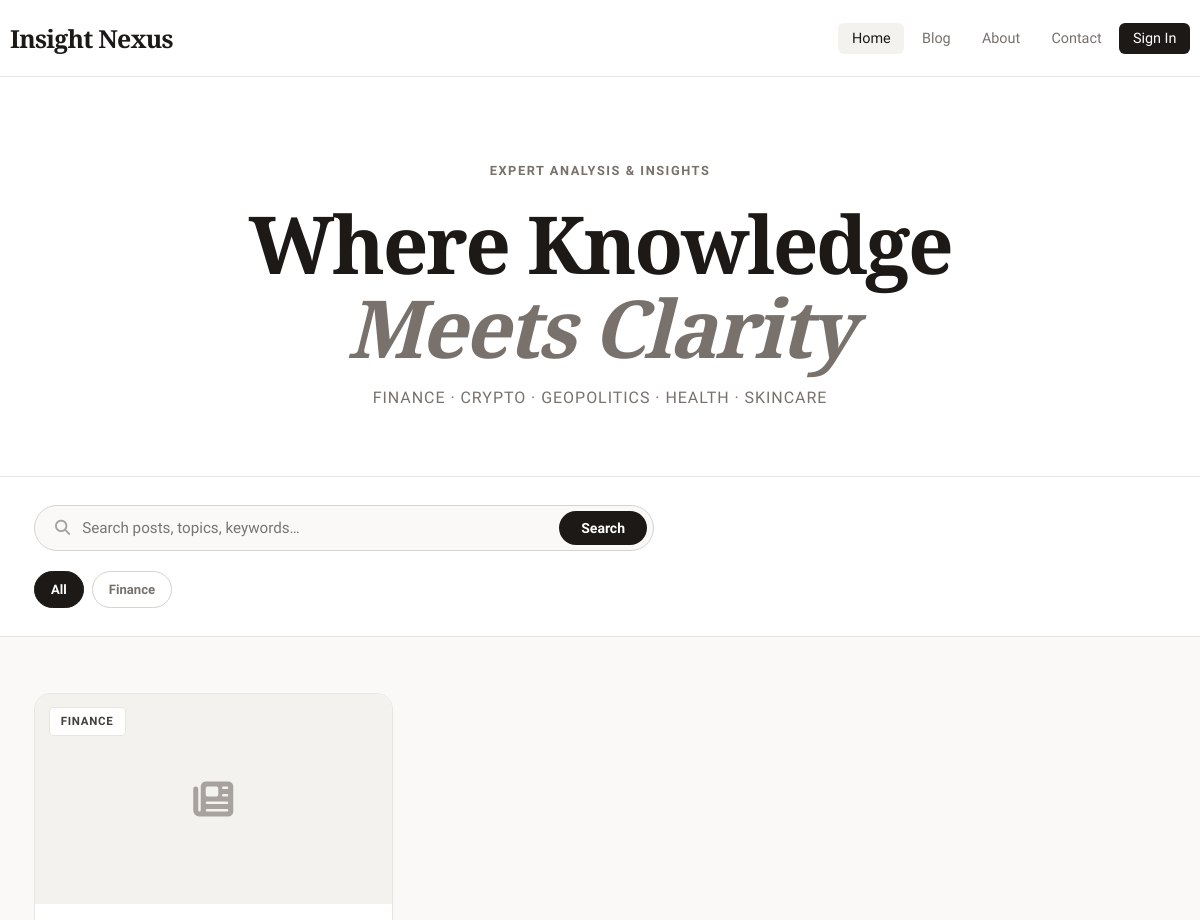
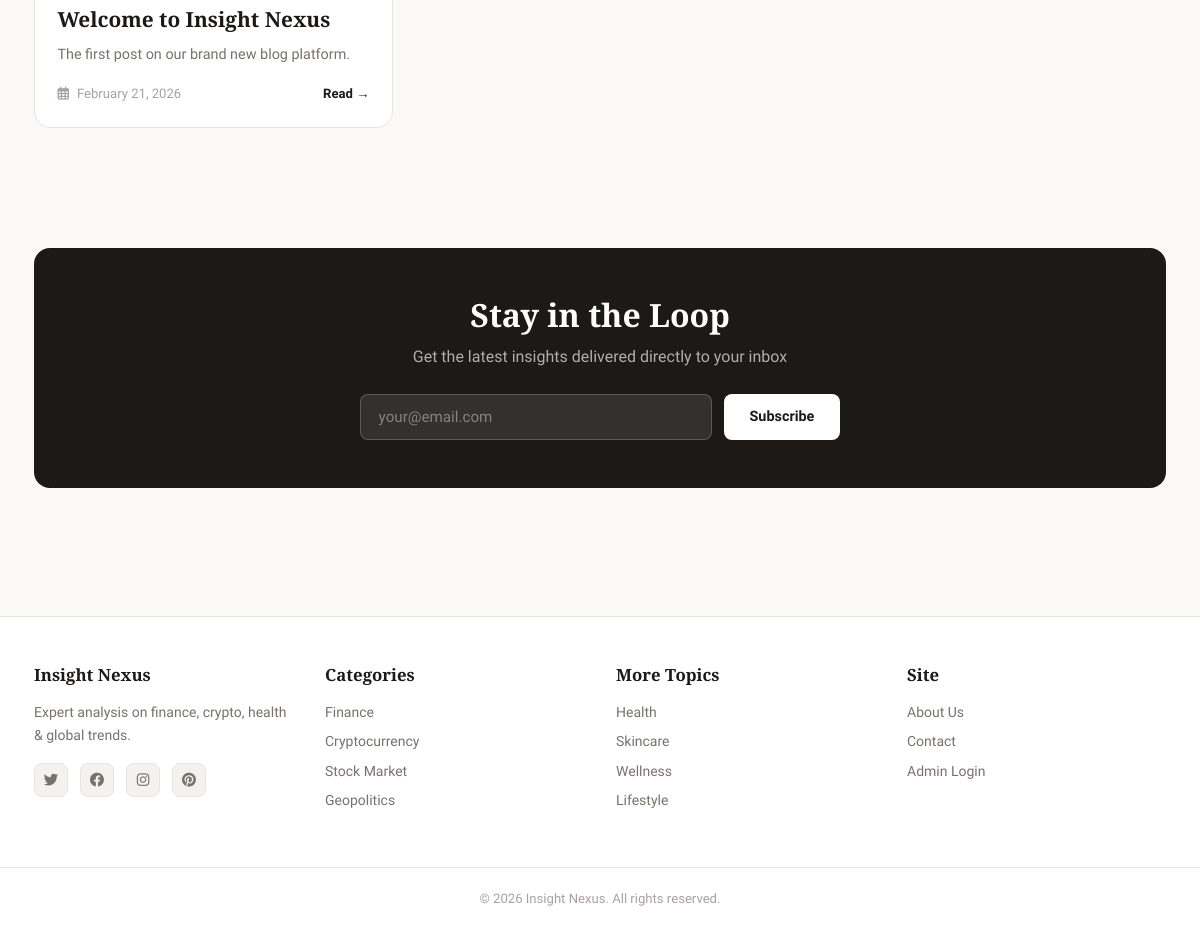
The page / on the database its author committed (2 pictures, top to bottom).
### tables this page shows
CREATE TABLE posts (
                id        INTEGER PRIMARY KEY AUTOINCREMENT,
                title     TEXT    NOT NULL,
                category  TEXT    NOT NULL,
                excerpt   TEXT    NOT NULL,
                content   TEXT    NOT NULL,
                image_url TEXT,
                author    TEXT    DEFAULT 'Insight Nexus',
                created   TEXT    NOT NULL
            );

### app.py (the view)
@app.route('/')
def home():
    q    = request.args.get('q', '').strip()
    cat  = request.args.get('category', 'All')
    db   = get_db()
    query = 'SELECT * FROM posts WHERE 1=1'
    params = []
    if q:
        query  += ' AND (title LIKE ? OR excerpt LIKE ? OR content LIKE ?)'
        params += [f'%{q}%', f'%{q}%', f'%{q}%']
    if cat and cat != 'All':
        query  += ' AND category = ?'
        params.append(cat)
    query += ' ORDER BY id DESC'
    posts = db.execute(query, params).fetchall()
    categories = ['All'] + [r['category'] for r in
                  db.execute('SELECT DISTINCT category FROM posts ORDER BY category').fetchall()]
    db.close()
    return render_template('home.html', posts=posts, categories=categories,
                           q=q, selected_cat=cat)

### app.py (called while the page is built)
def get_db():
    conn = sqlite3.connect(DB_PATH)
    conn.row_factory = sqlite3.Row
    return conn

### templates/home.html (shortened to what this page needs)
{% extends 'base.html' %}
{% block content %}
<section class="hero">
  <div class="container">
    <p class="hero-tag">Expert Analysis &amp; Insights</p>
    <h1 class="hero-title">Where Knowledge<br><em>Meets Clarity</em></h1>
    <p class="hero-sub">Finance · Crypto · Geopolitics · Health · Skincare</p>
  </div>
</section>
<section class="search-section">
  <div class="container">
    <form method="GET" action="{{ url_for('home') }}" class="search-form">
      <div class="search-box">
        <i class="fas fa-search search-icon"></i>
        <input type="text" name="q" placeholder="Search posts, topics, keywords…" value="{{ q }}"/>
        <button type="submit">Search</button>
      </div>
    </form>
    <div class="category-pills">
      {% for cat in categories %}
        <a href="{{ url_for('home') }}?category={{ cat }}{% if q %}&q={{ q }}{% endif %}"
           class="pill {% if selected_cat == cat %}active{% endif %}">{{ cat }}</a>
      {% endfor %}
    </div>
  </div>
</section>
<section class="blog-section">
  <div class="container">
    {% if posts %}
      <div class="blog-grid">
        {% for post in posts %}
          <article class="blog-card" style="animation-delay: {{ loop.index0 * 0.08 }}s">
            <a href="{{ url_for('post', post_id=post['id']) }}" class="card-image-wrap">
              {% if post['image_url'] %}
                <img src="{{ post['image_url'] }}" alt="{{ post['title'] }}" class="card-img"/>
              {% else %}
                <div class="card-img-placeholder"><i class="fas fa-newspaper"></i></div>
              {% endif %}
              <span class="card-category">{{ post['category'] }}</span>
            </a>
            <div class="card-body">
              <h2 class="card-title">
                <a href="{{ url_for('post', post_id=post['id']) }}">{{ post['title'] }}</a>
              </h2>
              <p class="card-excerpt">{{ post['excerpt'] }}</p>
              <div class="card-meta">
                <span><i class="far fa-calendar-alt"></i> {{ post['created'] }}</span>
                <a href="{{ url_for('post', post_id=post['id']) }}" class="read-more">Read →</a>
              </div>
            </div>
          </article>
        {% endfor %}
      </div>
    {% else %}
      <div class="empty-state">
        <i class="fas fa-search"></i>
        <p>No posts found. Try a different keyword.</p>
      </div>
    {% endif %}
  </div>
</section>
<section class="newsletter-section">
  <div class="container">
    <div class="newsletter-box">
      <h3>Stay in the Loop</h3>
      <p>Get the latest insights delivered directly to your inbox</p>
      <form class="newsletter-form" onsubmit="handleNewsletter(event)">
        <input type="email" placeholder="your@email.com" required/>
        <button type="submit">Subscribe</button>
      </form>
    </div>
  </div>
</section>
{% endblock %}

### templates/base.html (shortened to what this page needs)
<!DOCTYPE html>
<html lang="en">
<head>
  <link rel="stylesheet" href="https://cdnjs.cloudflare.com/ajax/libs/font-awesome/6.4.0/css/all.min.css"/>
  <link rel="stylesheet" href="{{ url_for('static', filename='css/style.css') }}"/>
</head>
<body>
<header class="header">
  <div class="container header-inner">
    <a href="{{ url_for('home') }}" class="logo">
      <span class="logo-text">Insight Nexus</span>
    </a>
    <nav>
      <ul class="nav-links">
        <li><a href="{{ url_for('home') }}"    class="{% if request.endpoint=='home'    %}active{% endif %}">Home</a></li>
        <li><a href="{{ url_for('blog') }}"    class="{% if request.endpoint=='blog'    %}active{% endif %}">Blog</a></li>
        <li><a href="{{ url_for('about') }}"   class="{% if request.endpoint=='about'   %}active{% endif %}">About</a></li>
        <li><a href="{{ url_for('contact') }}" class="{% if request.endpoint=='contact' %}active{% endif %}">Contact</a></li>
        {% if session.get('admin') %}
          <li><a href="{{ url_for('admin') }}" class="nav-admin">Admin</a></li>
          <li><a href="{{ url_for('signout') }}" class="nav-admin">Sign Out</a></li>
        {% else %}
          <li><a href="{{ url_for('signin') }}" class="nav-signin">Sign In</a></li>
        {% endif %}
      </ul>
    </nav>
  </div>
</header>
<main>
  {% block content %}{% endblock %}
</main>
<footer class="footer">
  <div class="container footer-inner">
    <div class="footer-col">
      <h4>Insight Nexus</h4>
      <p>Expert analysis on finance, crypto, health &amp; global trends.</p>
      <div class="social-links">
        <a href="https://x.com/the_finance_uni" target="_blank"><i class="fab fa-twitter"></i></a>
        <a href="https://www.facebook.com/aiden.ryan1" target="_blank"><i class="fab fa-facebook"></i></a>
        <a href="https://www.instagram.com/the_finance_universe/" target="_blank"><i class="fab fa-instagram"></i></a>
        <a href="https://in.pinterest.com/OrbitOasis1/" target="_blank"><i class="fab fa-pinterest"></i></a>
      </div>
    </div>
    <div class="footer-col">
      <h4>Categories</h4>
      <a href="{{ url_for('blog') }}?category=Finance">Finance</a>
      <a href="{{ url_for('blog') }}?category=Cryptocurrency">Cryptocurrency</a>
      <a href="{{ url_for('blog') }}?category=Stock+Market">Stock Market</a>
      <a href="{{ url_for('blog') }}?category=Geopolitics">Geopolitics</a>
    </div>
    <div class="footer-col">
      <h4>More Topics</h4>
      <a href="{{ url_for('blog') }}?category=Health">Health</a>
      <a href="{{ url_for('blog') }}?category=Skincare">Skincare</a>
      <a href="{{ url_for('blog') }}?category=Wellness">Wellness</a>
      <a href="{{ url_for('blog') }}?category=Lifestyle">Lifestyle</a>
    </div>
    <div class="footer-col">
      <h4>Site</h4>
      <a href="{{ url_for('about') }}">About Us</a>
      <a href="{{ url_for('contact') }}">Contact</a>
      <a href="{{ url_for('signin') }}">Admin Login</a>
    </div>
  </div>
  <div class="footer-bottom">
    <p>&copy; 2026 Insight Nexus. All rights reserved.</p>
  </div>
</footer>
</body>
</html>

### rows shown on the page
posts: category "FINANCE", title "Welcome to Insight Nexus", excerpt "The first post on our brand new blog platform.", created "February 21, 2026"

### other values the page prints
{{ cat }} "All" "Finance"
